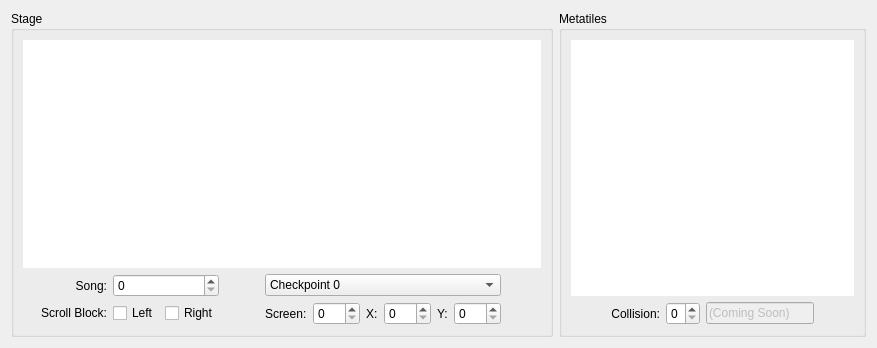
      <widget class="QWidget" name="tab">
       <attribute name="title">
        <string>Properties</string>
       </attribute>
       <layout class="QHBoxLayout" name="horizontalLayout_14">
        <item>
         <widget class="QGroupBox" name="groupBox_9">
          <property name="title">
           <string>Stage</string>
          </property>
          <layout class="QVBoxLayout" name="verticalLayout_8">
           <item>
            <widget class="StageManager" name="gvScreenSelector">
             <property name="acceptDrops">
              <bool>false</bool>
             </property>
             <property name="frameShape">
              <enum>QFrame::NoFrame</enum>
             </property>
             <property name="verticalScrollBarPolicy">
              <enum>Qt::ScrollBarAlwaysOff</enum>
             </property>
             <property name="horizontalScrollBarPolicy">
              <enum>Qt::ScrollBarAlwaysOff</enum>
             </property>
             <property name="interactive">
              <bool>false</bool>
             </property>
            </widget>
           </item>
           <item>
            <layout class="QHBoxLayout" name="horizontalLayout_17">
             <item>
              <spacer name="horizontalSpacer_6">
               <property name="orientation">
                <enum>Qt::Horizontal</enum>
               </property>
               <property name="sizeHint" stdset="0">
                <size>
                 <width>18</width>
                 <height>20</height>
                </size>
               </property>
              </spacer>
             </item>
             <item>
              <layout class="QGridLayout" name="gridLayout_3">
               <item row="1" column="0">
                <widget class="QLabel" name="label_9">
                 <property name="sizePolicy">
                  <sizepolicy hsizetype="Fixed" vsizetype="Preferred">
                   <horstretch>0</horstretch>
                   <verstretch>0</verstretch>
                  </sizepolicy>
                 </property>
                 <property name="text">
                  <string>Scroll Block:</string>
                 </property>
                 <property name="alignment">
                  <set>Qt::AlignRight|Qt::AlignTrailing|Qt::AlignVCenter</set>
                 </property>
                </widget>
               </item>
               <item row="1" column="1">
                <widget class="QCheckBox" name="chkScrollBlockLeft">
                 <property name="sizePolicy">
                  <sizepolicy hsizetype="Fixed" vsizetype="Fixed">
                   <horstretch>0</horstretch>
                   <verstretch>0</verstretch>
                  </sizepolicy>
                 </property>
                 <property name="text">
                  <string>Left</string>
                 </property>
                </widget>
               </item>
               <item row="0" column="0">
                <widget class="QLabel" name="label_10">
                 <property name="text">
                  <string>Song:</string>
                 </property>
                 <property name="alignment">
                  <set>Qt::AlignRight|Qt::AlignTrailing|Qt::AlignVCenter</set>
                 </property>
                </widget>
               </item>
               <item row="1" column="2">
                <widget class="QCheckBox" name="chkScrollBlockRight">
                 <property name="sizePolicy">
                  <sizepolicy hsizetype="Fixed" vsizetype="Fixed">
                   <horstretch>0</horstretch>
                   <verstretch>0</verstretch>
                  </sizepolicy>
                 </property>
                 <property name="text">
                  <string>Right</string>
                 </property>
                </widget>
               </item>
               <item row="0" column="1" colspan="2">
                <widget class="QSpinBox" name="spinSong">
                 <property name="maximum">
                  <number>63</number>
                 </property>
                </widget>
               </item>
              </layout>
             </item>
             <item>
              <spacer name="horizontalSpacer_4">
               <property name="orientation">
                <enum>Qt::Horizontal</enum>
               </property>
               <property name="sizeHint" stdset="0">
                <size>
                 <width>40</width>
                 <height>20</height>
                </size>
               </property>
              </spacer>
             </item>
             <item>
              <layout class="QGridLayout" name="gridLayout_5">
               <item row="1" column="2">
                <widget class="QLabel" name="label_12">
                 <property name="text">
                  <string>X:</string>
                 </property>
                </widget>
               </item>
               <item row="1" column="3">
                <widget class="QSpinBox" name="spinCkptX">
                 <property name="maximum">
                  <number>255</number>
                 </property>
                </widget>
               </item>
               <item row="1" column="1">
                <widget class="QSpinBox" name="spinCkptScreen">
                 <property name="maximum">
                  <number>255</number>
                 </property>
                </widget>
               </item>
               <item row="1" column="5">
                <widget class="QSpinBox" name="spinCkptY">
                 <property name="maximum">
                  <number>255</number>
                 </property>
                </widget>
               </item>
               <item row="1" column="0">
                <widget class="QLabel" name="label_11">
                 <property name="text">
                  <string>Screen:</string>
                 </property>
                </widget>
               </item>
               <item row="1" column="4">
                <widget class="QLabel" name="label_13">
                 <property name="text">
                  <string>Y:</string>
                 </property>
                </widget>
               </item>
               <item row="0" column="0" colspan="6">
                <widget class="QComboBox" name="comboCheckpoints">
                 <item>
                  <property name="text">
                   <string>Checkpoint 0</string>
                  </property>
                 </item>
                 <item>
                  <property name="text">
                   <string>Checkpoint 1</string>
                  </property>
                 </item>
                 <item>
                  <property name="text">
                   <string>Checkpoint 2</string>
                  </property>
                 </item>
                 <item>
                  <property name="text">
                   <string>Checkpoint 3</string>
                  </property>
                 </item>
                 <item>
                  <property name="text">
                   <string>Checkpoint 4</string>
                  </property>
                 </item>
                 <item>
                  <property name="text">
                   <string>Checkpoint 5</string>
                  </property>
                 </item>
                 <item>
                  <property name="text">
                   <string>Checkpoint 6</string>
                  </property>
                 </item>
                 <item>
                  <property name="text">
                   <string>Checkpoint 7</string>
                  </property>
                 </item>
                </widget>
               </item>
              </layout>
             </item>
             <item>
              <spacer name="horizontalSpacer_11">
               <property name="orientation">
                <enum>Qt::Horizontal</enum>
               </property>
               <property name="sizeHint" stdset="0">
                <size>
                 <width>40</width>
                 <height>20</height>
                </size>
               </property>
              </spacer>
             </item>
            </layout>
           </item>
          </layout>
         </widget>
        </item>
        <item>
         <widget class="QGroupBox" name="groupBox_8">
          <property name="title">
           <string>Metatiles</string>
          </property>
          <layout class="QVBoxLayout" name="verticalLayout_9">
           <item>
            <widget class="MetatileManager" name="gvMetatileSelectorProperties">
             <property name="minimumSize">
              <size>
               <width>256</width>
               <height>256</height>
              </size>
             </property>
             <property name="acceptDrops">
              <bool>false</bool>
             </property>
             <property name="frameShape">
              <enum>QFrame::NoFrame</enum>
             </property>
             <property name="verticalScrollBarPolicy">
              <enum>Qt::ScrollBarAlwaysOff</enum>
             </property>
             <property name="horizontalScrollBarPolicy">
              <enum>Qt::ScrollBarAlwaysOff</enum>
             </property>
             <property name="interactive">
              <bool>false</bool>
             </property>
            </widget>
           </item>
           <item>
            <layout class="QHBoxLayout" name="horizontalLayout_15">
             <item>
              <spacer name="horizontalSpacer_7">
               <property name="orientation">
                <enum>Qt::Horizontal</enum>
               </property>
               <property name="sizeHint" stdset="0">
                <size>
                 <width>40</width>
                 <height>20</height>
                </size>
               </property>
              </spacer>
             </item>
             <item>
              <widget class="QLabel" name="label_3">
               <property name="text">
                <string>Collision:</string>
               </property>
               <property name="alignment">
                <set>Qt::AlignRight|Qt::AlignTrailing|Qt::AlignVCenter</set>
               </property>
              </widget>
             </item>
             <item>
              <widget class="QSpinBox" name="spinCollision">
               <property name="maximum">
                <number>255</number>
               </property>
               <property name="displayIntegerBase">
                <number>16</number>
               </property>
              </widget>
             </item>
             <item>
              <widget class="QLineEdit" name="lineCollisionDescription">
               <property name="enabled">
                <bool>false</bool>
               </property>
               <property name="text">
                <string>(Coming Soon)</string>
               </property>
              </widget>
             </item>
             <item>
              <spacer name="horizontalSpacer_5">
               <property name="orientation">
                <enum>Qt::Horizontal</enum>
               </property>
               <property name="sizeHint" stdset="0">
                <size>
                 <width>40</width>
                 <height>20</height>
                </size>
               </property>
              </spacer>
             </item>
            </layout>
           </item>
          </layout>
         </widget>
        </item>
       </layout>
      </widget>
